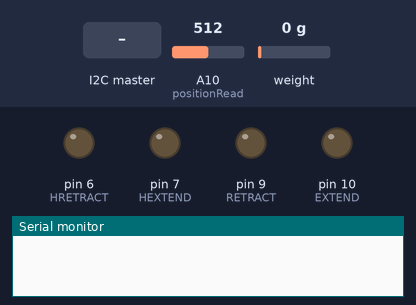
Bench run of a sketch on a simulated Arduino Mega 2560, built with avr-gcc and run on an emulated ATmega2560. Shown: output pins drawn as LEDs (lit = HIGH), the last lines printed to the serial monitor. Inputs (shaded band) come from the test bench; at power-on: A10 (positionRead) = 512, weight on the scale 0 g.

Above: at 0.9 s.
1.0 s: A10 (positionRead) set to 190
3.5 s: A10 (positionRead) set to 166
5.1 s: the I2C master sends the byte 2
At 6.5 s:
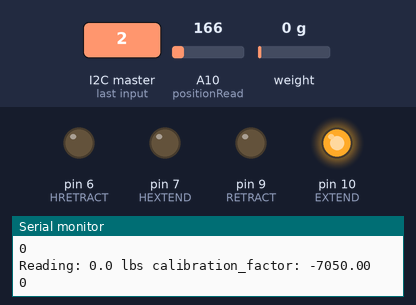
6.8 s: the I2C master sends the byte 4
At 7.5 s:
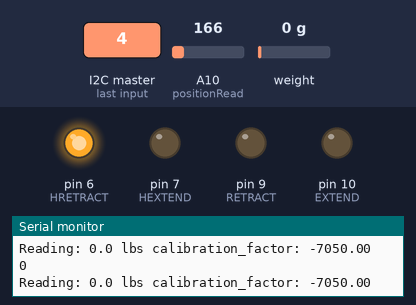
8.6 s: the I2C master sends the byte 5
At 9.7 s:
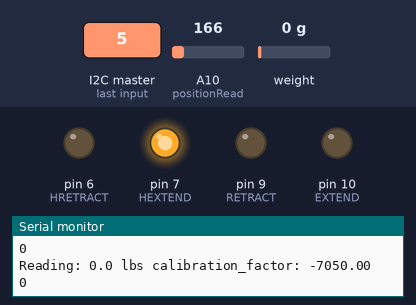
10.3 s: the I2C master sends the byte 1
At 11.9 s:
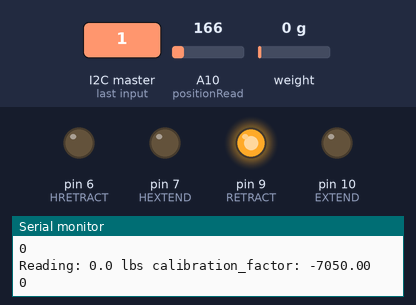
Timing chart, 0 to 13.4 s (numbered marks = the images above; inputs shaded):
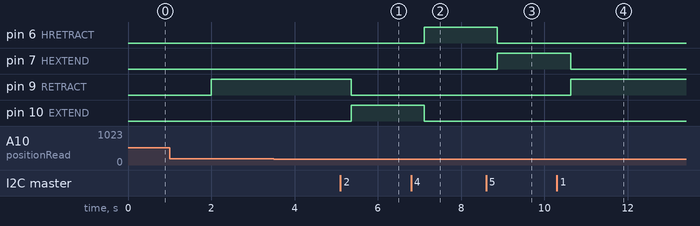

The sketch:

Actuator.ino
```cpp
// Author: Emran Kebede
// Code for linear actuator

#include <Wire.h>
#include <stdlib.h>
#include "HX711.h"

#define SLAVE_ADDR  9
#define DOUT  2
#define CLK  3
#define HEXTEND  7
#define HRETRACT  6
#define EXTEND  10
#define RETRACT  9

float calibration_factor = -7050; //-7050 worked for my 440lb max scale setup

double positionF = 0;
int positionRead = A10;
HX711 scale;

const int speedFactor = 51;

int cycleCount = 0;

bool autoM = false;
bool manual = false;

bool cyclesDone = false;

bool starting = true;

bool ret = false;
bool ext = false;

bool seatHeightInc = false;
bool seatHeightDec = false;

bool autoExt = true;
bool autoRet = false;

bool maxReached = false;

String currentDir = "";
int speedVar = 0;
int cycle = 0;
int maxAngle = 0;
int startingPos = 0;
float a = 0.0;
int count = 0;
int byteArray[5] = {0, 0, 0, 0, 0};

void setup() {
Wire.begin(SLAVE_ADDR);
Wire.onRequest(requestEvent);
Wire.onReceive(receiveEvent);
pinMode(positionRead, INPUT);
pinMode(EXTEND, OUTPUT);
pinMode(RETRACT, OUTPUT);
pinMode(HEXTEND, OUTPUT);
pinMode(HRETRACT, OUTPUT);
//Serial.println("hello");
scale.begin(DOUT, CLK);
scale.set_scale();
scale.tare(); //Reset the scale to 0

long zero_factor = scale.read_average(); //Get a baseline reading
Serial.print("Zero factor: "); //This can be used to remove the need to tare the scale. Useful in permanent scale projects.
Serial.println(zero_factor);

positionF = analogRead(positionRead);
while(0.00679*(positionF - 31) > 1) {
    analogWrite(EXTEND, 0);
    analogWrite(RETRACT, 255);
    positionF = analogRead(positionRead);
}
Serial.begin(9600);
}

void receiveEvent(int a) {
  byte x;
  Serial.println("once");
  while(Wire.available()){
        byteArray[count] = Wire.read();
        //Serial.println(Wire.read());
        //Serial.println("while->");
        Serial.println(byteArray[count]);
        count++;
  }


    if (byteArray[0] == 21 && byteArray[4] != 0) {
    count = 0;
    starting = true;
    autoM = true;
    manual = false;
    //Serial.println("Here");
    cycle = byteArray[1];
    maxAngle = byteArray[2];
    speedVar = byteArray[3] * speedFactor;
    startingPos = byteArray[4];
    for(int i = 0; i < 5; i++) byteArray[i] = 0;
    //Serial.println(cycle);
    //Serial.println(maxAngle);
    //Serial.println(speedVar);
    //Serial.println(startingPos);
  } else if(byteArray[0] == 21) {}
  else {
    Serial.println("yes");
    count = 0;
    manual = true;
    autoM = false;

    x = byteArray[0];
    for(int i = 0; i < 5; i++) byteArray[i] = 0;
    if (x == 1) {
      ext = false;
      ret = true;
      seatHeightDec = false;
      seatHeightInc = false;
    } else if (x == 2){
      ext = true;
      ret = false;
      seatHeightDec = false;
      seatHeightInc = false;
    } else if (x == 3){
      ext = false;
      ret = false;
    } else if (x == 4){
      if(ext) currentDir = "ext";
      else if(ret)currentDir = "flex";
      seatHeightDec = true;
      seatHeightInc = false;
      ext = false;
      ret = false;
    } else if (x == 5){
      if(ext) currentDir = "ext";
      else if(ret)currentDir = "flex";
      seatHeightInc = true;
      seatHeightDec = false;
      ext = false;
      ret = false;
    } else if (x == 6){
      seatHeightInc = false;
      seatHeightDec = false;
      if(currentDir == "ext"){
        ext = true;
        ret = false;
      }else if (currentDir == "flex") {
        ext = false;
        ret = true;
      }
    }
  }
}

void requestEvent() {
  Serial.println(0.00679*(positionF - 31));
  double positionInAngle = 15.5709343*0.00679*(positionF - 31);
  //Serial.println(positionInAngle);
  Serial.println(positionInAngle);
  int num = positionInAngle*100;
  char str[3];

  sprintf(str, "%d", num);

  int result = atoi(str);
  Serial.println(result);
  if (num == 0) str[0] = 'x';
  Wire.write(str);
}

void loop() {
 // adjust position to 0 for the main linear actuator

  scale.set_scale(calibration_factor);
  Serial.print("Reading: ");
  a = scale.get_units();
  Serial.print(a, 1);
  Serial.print(" lbs"); //Change this to kg and re-adjust the calibration factor if you follow SI units like a sane person
  Serial.print(" calibration_factor: ");
  Serial.print(calibration_factor);
  Serial.println();

  if(a > 40) {
     analogWrite(EXTEND, 0);
     analogWrite(RETRACT, 0);
     manual = false;
     autoM = false;
    }
  if (manual) {
    if (!seatHeightInc && !seatHeightDec) {
            analogWrite(HEXTEND, 0);
            analogWrite(HRETRACT, 0);
          }

       if (!ext && !ret) {
            analogWrite(EXTEND, 0);
            analogWrite(RETRACT, 0);
          }

      if(ext) {
        analogWrite(EXTEND, 255);
        analogWrite(RETRACT, 0);
      } else if(ret) {
        analogWrite(EXTEND, 0);
        analogWrite(RETRACT, 255);
      }  else if(seatHeightDec) {
        analogWrite(HEXTEND, 0);
        analogWrite(HRETRACT, 255);
      } else if(seatHeightInc) {
        analogWrite(HRETRACT, 0);
        analogWrite(HEXTEND, 255);
      }else {
        analogWrite(HEXTEND, 0);
        analogWrite(HRETRACT, 0);
        analogWrite(EXTEND, 0);
        analogWrite(RETRACT, 0);
      }
  } else if (autoM) {
    // write automatic movement here
    //Serial.println("1*");
    if(starting) cycleCount = 0;
    if (cycleCount == cycle) {
       autoExt = false;
       autoRet = false;
       cyclesDone = true;
        while(0.00679*(positionF - 31) > 0) {
          analogWrite(EXTEND, 0);
          analogWrite(RETRACT, speedVar);
          positionF = analogRead(positionRead);
        }
    }

    if(startingPos < int(15.5709343*0.00679*(positionF - 31)) && starting) {
      while(startingPos < int(15.5709343*0.00679*(positionF - 31))) {
        analogWrite(EXTEND, 0);
        analogWrite(RETRACT, speedVar);
        positionF = analogRead(positionRead);
      }
      starting = false;
    } else if (startingPos > int(15.5709343*0.00679*(positionF - 31)) && starting) {
      while(startingPos > int(15.5709343*0.00679*(positionF - 31))) {
        analogWrite(EXTEND, speedVar);
        analogWrite(RETRACT, 0);
        positionF = analogRead(positionRead);
      }
      starting = false;
    }

    if(startingPos == int(15.5709343*0.00679*(positionF - 31)) && !cyclesDone && maxReached) {
       autoExt = true;
       autoRet = false;
       maxReached = false;
       cycleCount++;
    }

    if(startingPos + maxAngle == int(15.5709343*0.00679*(positionF - 31)) && !cyclesDone) {
       autoExt = false;
       autoRet = true;
       maxReached = true;
    }

    if(autoExt) {
      analogWrite(EXTEND, speedVar);
      analogWrite(RETRACT, 0);
    }

    if(autoRet) {
      analogWrite(EXTEND, 0);
      analogWrite(RETRACT, speedVar);
    }
  }
      Serial.println(cycleCount);
      positionF = analogRead(positionRead);
     // Serial.println(positionF);
     // Serial.println(0.00679*(positionF - 31));
      delay(250);
}
```

Measured:
- after the input at 5.1 s, pin 9 (RETRACT): HIGH → LOW after 0.26 s; pin 10 (EXTEND): LOW → HIGH after 0.26 s
- after the input at 6.8 s, pin 6 (HRETRACT): LOW → HIGH after 0.32 s; pin 10 (EXTEND): HIGH → LOW after 0.32 s
- after the input at 8.6 s, pin 6 (HRETRACT): HIGH → LOW after 0.27 s; pin 7 (HEXTEND): LOW → HIGH after 0.27 s
- after the input at 10.3 s, pin 7 (HEXTEND): HIGH → LOW after 0.33 s; pin 9 (RETRACT): LOW → HIGH after 0.33 s
